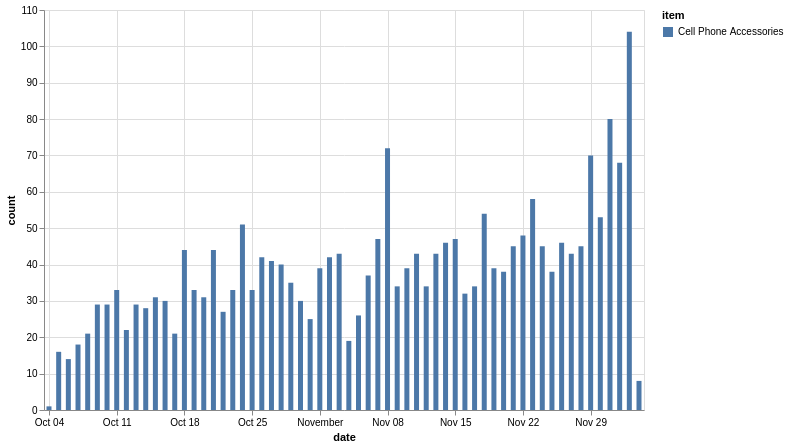

This figure's Vega-Lite source:
### Vega-Lite specification from a JSON file in a GitHub repository (floating-point values rounded to 4 significant figures)
{"config": {"view": {"continuousWidth": 400, "continuousHeight": 300}}, "data": {"name": "data-352078f5883527ac575627b3e93d0525"}, "mark": "bar", "encoding": {"color": {"type": "nominal", "field": "item"}, "x": {"type": "temporal", "field": "date"}, "y": {"type": "quantitative", "field": "count"}}, "height": 400, "width": 600, "$schema": "https://vega.github.io/schema/vega-lite/v4.8.1.json", "datasets": {"data-352078f5883527ac575627b3e93d0525": [{"item": "Cell Phone Accessories", "date": "2020-10-04", "count": 1}, {"item": "Cell Phone Accessories", "date": "2020-10-05", "count": 16}, {"item": "Cell Phone Accessories", "date": "2020-10-06", "count": 14}, {"item": "Cell Phone Accessories", "date": "2020-10-07", "count": 18}, {"item": "Cell Phone Accessories", "date": "2020-10-08", "count": 21}, {"item": "Cell Phone Accessories", "date": "2020-10-09", "count": 29}, {"item": "Cell Phone Accessories", "date": "2020-10-10", "count": 29}, {"item": "Cell Phone Accessories", "date": "2020-10-11", "count": 33}, {"item": "Cell Phone Accessories", "date": "2020-10-12", "count": 22}, {"item": "Cell Phone Accessories", "date": "2020-10-13", "count": 29}, {"item": "Cell Phone Accessories", "date": "2020-10-14", "count": 28}, {"item": "Cell Phone Accessories", "date": "2020-10-15", "count": 31}, {"item": "Cell Phone Accessories", "date": "2020-10-16", "count": 30}, {"item": "Cell Phone Accessories", "date": "2020-10-17", "count": 21}, {"item": "Cell Phone Accessories", "date": "2020-10-18", "count": 44}, {"item": "Cell Phone Accessories", "date": "2020-10-19", "count": 33}, {"item": "Cell Phone Accessories", "date": "2020-10-20", "count": 31}, {"item": "Cell Phone Accessories", "date": "2020-10-21", "count": 44}, {"item": "Cell Phone Accessories", "date": "2020-10-22", "count": 27}, {"item": "Cell Phone Accessories", "date": "2020-10-23", "count": 33}, {"item": "Cell Phone Accessories", "date": "2020-10-24", "count": 51}, {"item": "Cell Phone Accessories", "date": "2020-10-25", "count": 33}, {"item": "Cell Phone Accessories", "date": "2020-10-26", "count": 42}, {"item": "Cell Phone Accessories", "date": "2020-10-27", "count": 41}, {"item": "Cell Phone Accessories", "date": "2020-10-28", "count": 40}, {"item": "Cell Phone Accessories", "date": "2020-10-29", "count": 35}, {"item": "Cell Phone Accessories", "date": "2020-10-30", "count": 30}, {"item": "Cell Phone Accessories", "date": "2020-10-31", "count": 25}, {"item": "Cell Phone Accessories", "date": "2020-11-01", "count": 39}, {"item": "Cell Phone Accessories", "date": "2020-11-02", "count": 42}, {"item": "Cell Phone Accessories", "date": "2020-11-03", "count": 43}, {"item": "Cell Phone Accessories", "date": "2020-11-04", "count": 19}, {"item": "Cell Phone Accessories", "date": "2020-11-05", "count": 26}, {"item": "Cell Phone Accessories", "date": "2020-11-06", "count": 37}, {"item": "Cell Phone Accessories", "date": "2020-11-07", "count": 47}, {"item": "Cell Phone Accessories", "date": "2020-11-08", "count": 72}, {"item": "Cell Phone Accessories", "date": "2020-11-09", "count": 34}, {"item": "Cell Phone Accessories", "date": "2020-11-10", "count": 39}, {"item": "Cell Phone Accessories", "date": "2020-11-11", "count": 43}, {"item": "Cell Phone Accessories", "date": "2020-11-12", "count": 34}, {"item": "Cell Phone Accessories", "date": "2020-11-13", "count": 43}, {"item": "Cell Phone Accessories", "date": "2020-11-14", "count": 46}, {"item": "Cell Phone Accessories", "date": "2020-11-15", "count": 47}, {"item": "Cell Phone Accessories", "date": "2020-11-16", "count": 32}, {"item": "Cell Phone Accessories", "date": "2020-11-17", "count": 34}, {"item": "Cell Phone Accessories", "date": "2020-11-18", "count": 54}, {"item": "Cell Phone Accessories", "date": "2020-11-19", "count": 39}, {"item": "Cell Phone Accessories", "date": "2020-11-20", "count": 38}, {"item": "Cell Phone Accessories", "date": "2020-11-21", "count": 45}, {"item": "Cell Phone Accessories", "date": "2020-11-22", "count": 48}, {"item": "Cell Phone Accessories", "date": "2020-11-23", "count": 58}, {"item": "Cell Phone Accessories", "date": "2020-11-24", "count": 45}, {"item": "Cell Phone Accessories", "date": "2020-11-25", "count": 38}, {"item": "Cell Phone Accessories", "date": "2020-11-26", "count": 46}, {"item": "Cell Phone Accessories", "date": "2020-11-27", "count": 43}, {"item": "Cell Phone Accessories", "date": "2020-11-28", "count": 45}, {"item": "Cell Phone Accessories", "date": "2020-11-29", "count": 70}, {"item": "Cell Phone Accessories", "date": "2020-11-30", "count": 53}, {"item": "Cell Phone Accessories", "date": "2020-12-01", "count": 80}, {"item": "Cell Phone Accessories", "date": "2020-12-02", "count": 68}, {"item": "Cell Phone Accessories", "date": "2020-12-03", "count": 104}, {"item": "Cell Phone Accessories", "date": "2020-12-04", "count": 8}]}}
